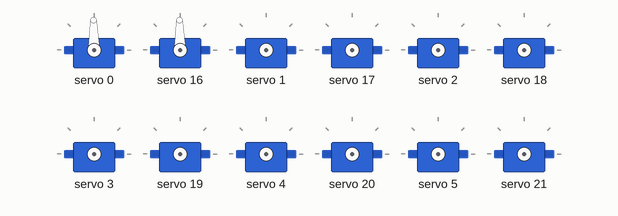
This sketch was run on a simulated Arduino Uno, built with avr-gcc and run on an emulated ATmega328P. On the bench: 12 × servo.

Above: at 0.1 s.
At 2.1 s:
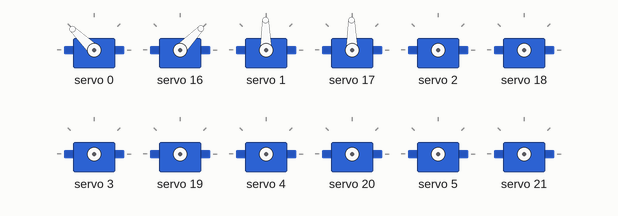
At 5.1 s:
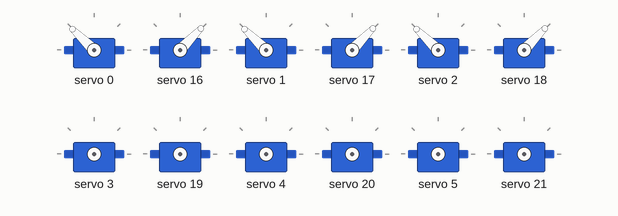
At 8.1 s:
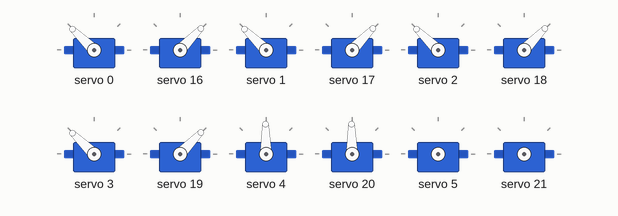
At 11.1 s:
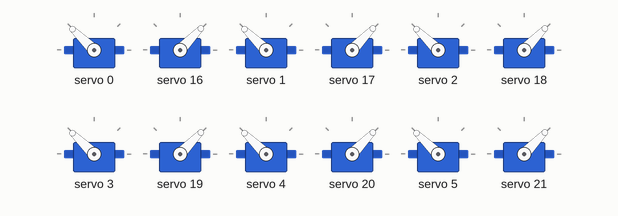
At 38.1 s:
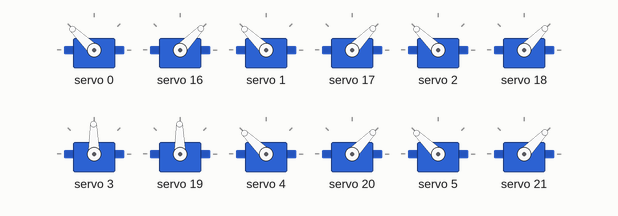
Timing chart, 0 to 40.0 s (numbered marks = the images above):
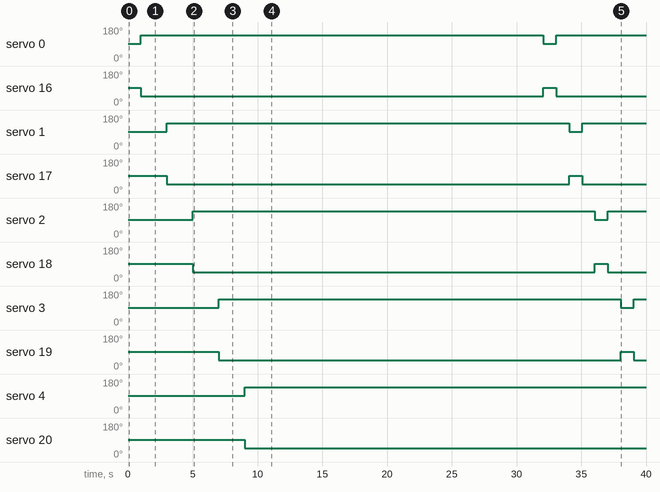

The sketch:

ServoControllerFirmware_Arduino.ino
```cpp
#include<Wire.h>
#include<Adafruit_PWMServoDriver.h>

Adafruit_PWMServoDriver pwm = Adafruit_PWMServoDriver();
Adafruit_PWMServoDriver pwm2 = Adafruit_PWMServoDriver(0x41);

#define SERVOMIN 110
#define SERVOMAX 620

uint8_t servonum = 0;

void setup() {
  Serial.begin(9600);

  pwm.begin();
  pwm2.begin();

  pwm.setPWMFreq(60); // run ~60Hz
  pwm2.setPWMFreq(60);

  //yield();

}

void loop() {
  for(int i = 0; i < 16; i++){
    pwm.setPWM(i,0,pulse(90));
    pwm2.setPWM(i,0,pulse(90));
    delay(1000);
    pwm.setPWM(i,0,pulse(130));
    pwm2.setPWM(i,0,pulse(50));
    delay(1000);
  }
}

int pulse(int angle){
  return map(angle, 0, 180, SERVOMIN, SERVOMAX);
}
```

Measured:
- by itself, servo 0: 91° → 136° at 1.0 s, → 91° 31.1 s later, → 136° 1.0 s later
- by itself, servo 16: 91° → 46° at 1.0 s, → 91° 31.1 s later, → 46° 1.0 s later
- by itself, servo 1: 91° → 136° at 3.0 s, → 91° 31.1 s later, → 136° 1.0 s later
- by itself, servo 17: 91° → 46° at 3.0 s, → 91° 31.1 s later, → 46° 1.0 s later
- by itself, servo 2: 91° → 136° at 5.0 s, → 91° 31.1 s later, → 136° 1.0 s later
- by itself, servo 18: 91° → 46° at 5.0 s, → 91° 31.1 s later, → 46° 1.0 s later
- by itself, servo 3: 91° → 136° at 7.0 s, → 91° 31.1 s later, → 136° 1.0 s later
- by itself, servo 19: 91° → 46° at 7.0 s, → 91° 31.1 s later, → 46° 1.0 s later
